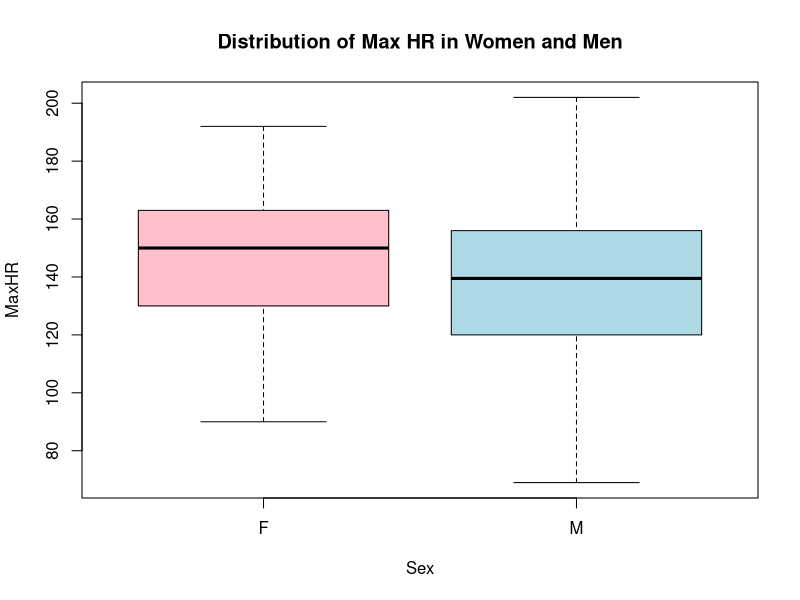

Recreate this plot in R.
heart_data <- read.csv("heart.csv")

boxplot(MaxHR ~ Sex, data = heart_data, 
        col = c("pink", "lightblue"),
        main = "Distribution of Max HR in Women and Men",
        xlab = "Sex", ylab = "MaxHR")